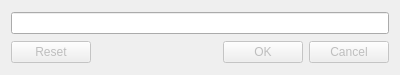
<?xml version="1.0" encoding="UTF-8"?>
<ui version="4.0">
 <class>UriDialog</class>
 <widget class="QDialog" name="UriDialog">
  <property name="geometry">
   <rect>
    <x>0</x>
    <y>0</y>
    <width>400</width>
    <height>75</height>
   </rect>
  </property>
  <property name="minimumSize">
   <size>
    <width>400</width>
    <height>75</height>
   </size>
  </property>
  <property name="maximumSize">
   <size>
    <width>499</width>
    <height>75</height>
   </size>
  </property>
  <property name="windowTitle">
   <string>Add new download</string>
  </property>
  <property name="windowIcon">
   <iconset theme="add">
    <normaloff/>
   </iconset>
  </property>
  <property name="layoutDirection">
   <enum>Qt::LeftToRight</enum>
  </property>
  <layout class="QGridLayout" name="UriDialogGridLayout">
   <item row="0" column="0">
    <widget class="QLineEdit" name="uriEdit"/>
   </item>
   <item row="1" column="0">
    <widget class="QDialogButtonBox" name="buttonBox">
     <property name="enabled">
      <bool>false</bool>
     </property>
     <property name="orientation">
      <enum>Qt::Horizontal</enum>
     </property>
     <property name="standardButtons">
      <set>QDialogButtonBox::Cancel|QDialogButtonBox::Ok|QDialogButtonBox::Reset</set>
     </property>
     <property name="centerButtons">
      <bool>false</bool>
     </property>
    </widget>
   </item>
  </layout>
 </widget>
 <resources/>
 <connections>
  <connection>
   <sender>buttonBox</sender>
   <signal>accepted()</signal>
   <receiver>UriDialog</receiver>
   <slot>accept()</slot>
   <hints>
    <hint type="sourcelabel">
     <x>199</x>
     <y>52</y>
    </hint>
    <hint type="destinationlabel">
     <x>199</x>
     <y>37</y>
    </hint>
   </hints>
  </connection>
  <connection>
   <sender>buttonBox</sender>
   <signal>rejected()</signal>
   <receiver>UriDialog</receiver>
   <slot>reject()</slot>
   <hints>
    <hint type="sourcelabel">
     <x>199</x>
     <y>52</y>
    </hint>
    <hint type="destinationlabel">
     <x>199</x>
     <y>37</y>
    </hint>
   </hints>
  </connection>
 </connections>
</ui>
